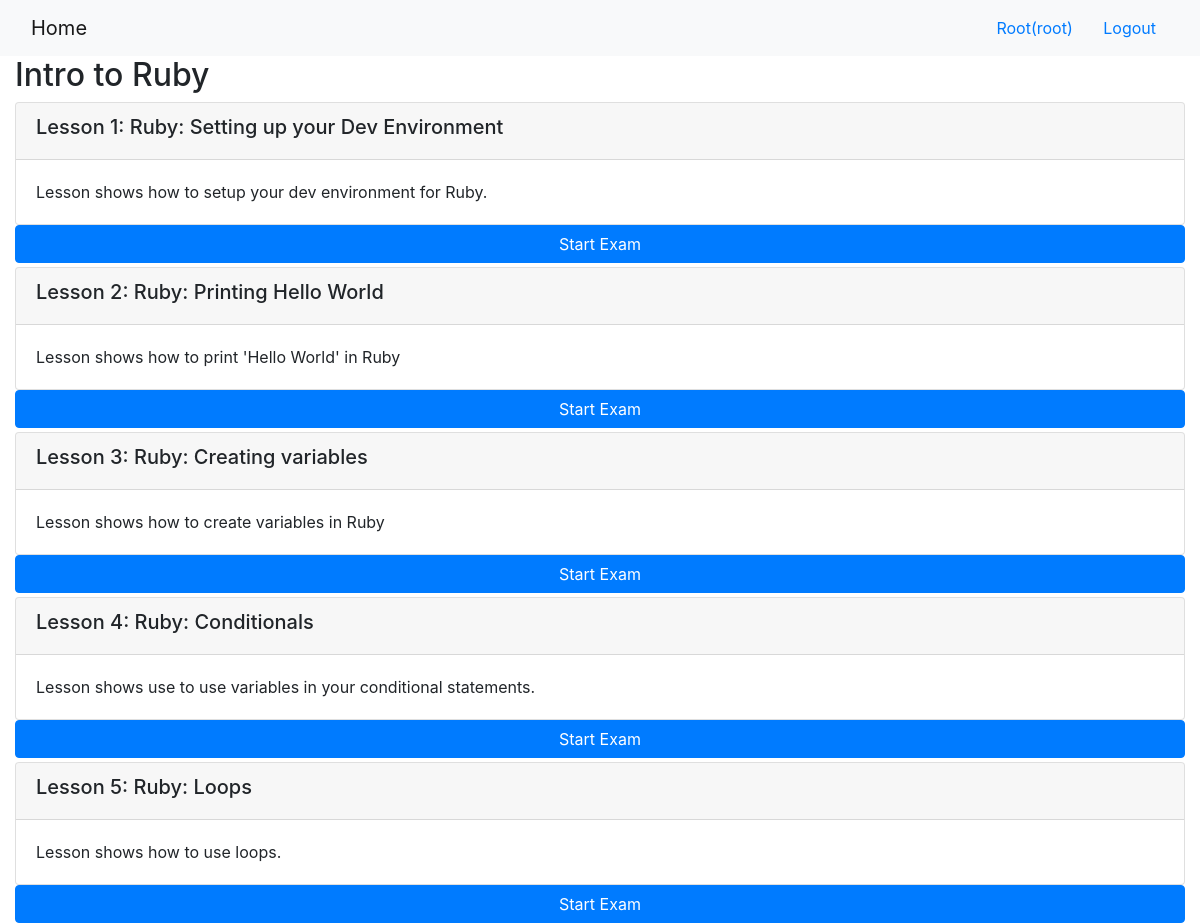
The app's page /onlinecourse/2/ (signed in) with its own data.
### onlinecourse/models.py (models this page shows, shortened)
class Course(models.Model):
    name = models.CharField(null=False, max_length=30, default='online course')
    image = models.ImageField(upload_to='course_images/')
    description = models.CharField(max_length=1000)
    pub_date = models.DateField(null=True)
    instructors = models.ManyToManyField(Instructor)
    users = models.ManyToManyField(settings.AUTH_USER_MODEL, through='Enrollment')
    total_enrollment = models.IntegerField(default=0)
    is_enrolled = False

class Lesson(models.Model):
    title = models.CharField(max_length=200, default="title")
    order = models.IntegerField(default=0)
    course = models.ForeignKey(Course, on_delete=models.CASCADE)
    content = models.TextField()

### onlinecourse/views.py (the view)
# urls.py: path('<int:pk>/', views.CourseDetailView.as_view(), name='course_details'),
class CourseDetailView(generic.DetailView):
    model = Course
    template_name = 'onlinecourse/course_detail_bootstrap.html'

### onlinecourse/templates/onlinecourse/course_detail_bootstrap.html (shortened to what this page needs)
<!DOCTYPE html>
<html lang="en">
<head>
     {% load static %}
    <link rel="stylesheet" href="https://maxcdn.bootstrapcdn.com/bootstrap/4.5.2/css/bootstrap.min.css">
</head>
<body>
    <nav class="navbar navbar-light bg-light">
        <div class="container-fluid">
            <div class="navbar-header">
                  <a class="navbar-brand" href="{% url 'onlinecourse:index' %}">Home</a>
            </div>
            <ul class="nav navbar-nav navbar-right">
                {% if user.is_authenticated %}
                <li>
                    <a class="btn btn-link" href="#">{{ user.first_name }}({{ user.username }})</a>
                    <a class="btn btn-link" href="{% url 'onlinecourse:logout' %}">Logout</a>
                </li>
                {% endif %}
            </ul>
        </div>
    </nav>
    <div class="container-fluid">
        <h2>{{ course.name }}</h2>
        <div class="card-columns-vertical">
            {% for lesson in course.lesson_set.all %}
                <div class="card mt-1">
                    <div class="card-header"><h5>Lesson {{lesson.order|add:1}}: {{lesson.title}}</h5></div>
                    <div class="card-body">{{lesson.content}}</div>
                </div>
                {% if user.is_authenticated %}
                    <button class="btn btn-primary btn-block" data-toggle="collapse" data-target="#exam_{{lesson.order}}">Start Exam</button>
                {% endif %}
            {% endfor %}
        </div>
    </div>
</body>
</html>

### records on screen
Course: name "Intro to Ruby"
Lesson: order|add "1", title "Ruby: Setting up your Dev Environment", content "Lesson shows how to setup your dev environment for Ruby."
Lesson: order|add "2", title "Ruby: Printing Hello World", content "Lesson shows how to print 'Hello World' in Ruby"
Lesson: order|add "3", title "Ruby: Creating variables", content "Lesson shows how to create variables in Ruby"
Lesson: order|add "4", title "Ruby: Conditionals", content "Lesson shows use to use variables in your conditional statements."
Lesson: order|add "5", title "Ruby: Loops", content "Lesson shows how to use loops."

### other values on screen
{{ user.first_name }} "Root"
{{ user.username }} "root"
